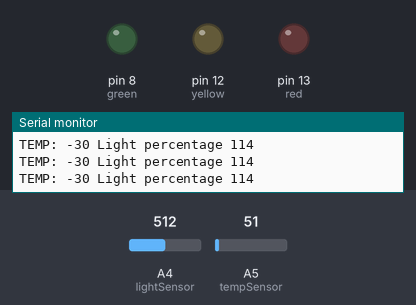
This sketch was run on a simulated Arduino Uno, built with avr-gcc and run on an emulated ATmega328P. Shown: output pins drawn as LEDs (lit = HIGH), the last lines printed to the serial monitor. Inputs (shaded band) come from the test bench; at power-on: A4 (lightSensor) = 512, A5 (tempSensor) = 51.

Above: at 1.2 s.
1.3 s: A4 (lightSensor) set to 463
2.8 s: A4 (lightSensor) set to 444
At 3.8 s:
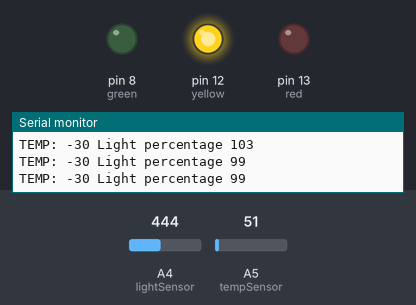
4.5 s: A5 (tempSensor) set to 147
6.0 s: A5 (tempSensor) set to 165
At 6.3 s:
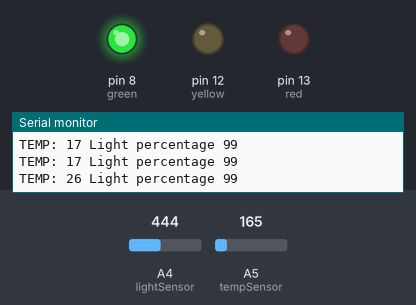
7.5 s: A4 (lightSensor) set to 289
9.0 s: A4 (lightSensor) set to 263
At 10.0 s:
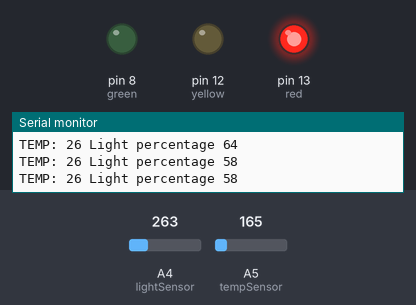
Timing chart, 0 to 11.5 s (numbered marks = the images above; inputs shaded):
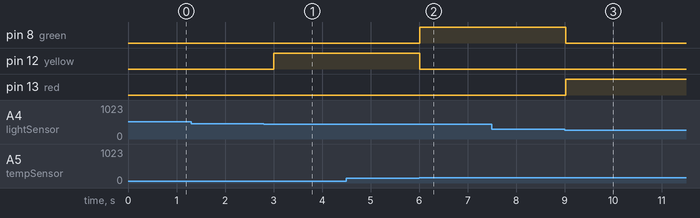

Measured:
- the behaviour switches between 453 and 452 on A4 (lightSensor) (found by bisection; images 0 and 1)
- the behaviour switches between 154 and 155 on A5 (tempSensor) (found by bisection; images 1 and 2)
- the behaviour switches between 275 and 274 on A4 (lightSensor) (found by bisection; images 2 and 3)
- after the input at 2.8 s, pin 12 (yellow): LOW → HIGH after 0.21 s
- after the input at 6.0 s, pin 8 (green): LOW → HIGH at once; pin 12 (yellow): HIGH → LOW at once
- after the input at 9.0 s, pin 8 (green): HIGH → LOW at once; pin 13 (red): LOW → HIGH at once

The sketch:

Ex2Code.ino
```cpp
// (C) Faiza Amjad, Tehreem Asif Group: 11 __ (2024)
// Work package 3
// Exercise 2
// Submission code: 809093 (provided by your TA-s)
// C++ code
// constants
int red= 13; //LED
int yellow= 12; //LED
int green= 8; //LED
int tempSensor = A5; //TEMPsensor
int lightSensor = A4; //TEMPsensor
int celsius= 0; //variable initialised for noting temp
int lightInt= 0; //variable initialising light intensity percentage
int lightPer=0; //initialising light intensity percenatge for comparison

void setup()
{
  pinMode(red, OUTPUT);
  pinMode(yellow, OUTPUT);
  pinMode(green, OUTPUT);
  pinMode(tempSensor, INPUT);//temp sensor as input
  pinMode(lightSensor, INPUT);//light sensor as input
  Serial.begin(9600);
}

void loop()
{
  //(analogRead(tempSensor) - 30) * 3.04: This subtracts 30 from the analog reading to account for any offset
  //and then multiplies the result by 3.04. This step likely adjusts the raw sensor value to a more suitable range
  //for mapping to Celsius temperature values.
  //long map(long x, long in_min, long in_max, long out_min, long out_max); in= input value, out= output values
  //reads temperature
  celsius = map(((analogRead(tempSensor) - 30) * 3.04), 0, 1023, -40, 125);
  //reads light intensity
  //my sensor ranges from 4- 448 so making them within the percentage range
  lightInt= analogRead(lightSensor);//value from sensor
  //percentage of light intensity
  lightPer = map(analogRead(lightSensor), 4, 448, 0, 100);
  Serial.print("TEMP: ");
  Serial.print(celsius);//prints temperature
  Serial.print(" Light percentage ");
  Serial.print(lightPer);//prints light intensity
  Serial.print("\n");


  if(lightPer==0){
    //normal condition 1
    if(celsius<-12 ){turnOnGreen();}
    else{turnOnRed();} //temperature is higher for intensity
  }

  else if(lightPer>=1 && lightPer<=20 ){
    //normal condition 2
    if((celsius>=-12 && celsius<=0)){turnOnGreen();}
    else if(celsius<-12){turnOnYellow();}//too low temp for this intensity
    else{turnOnRed();}//too high temp
  }

  else if(lightPer>=21 && lightPer<=60 ){
    //normal condition 3
    if(celsius>=0 && celsius<=20){turnOnGreen();}
    else if(celsius<0){turnOnYellow();}//too low temp for this intensity
    else{turnOnRed();}//too high temp
  }

  else if(lightPer>=61 && lightPer<=100){
    //normal condition 4
    if((celsius>=21)){turnOnGreen();}
    else{turnOnYellow();}//too low temp for this intensity
  }

  delay(500); // Repeats every 5 millisecond
}

    void turnOnGreen(){
     digitalWrite(red, LOW);//turn off led
     digitalWrite(yellow, LOW);//turn off led
     digitalWrite(green, HIGH);//turn on led
    }

    void turnOnRed(){
    digitalWrite(green, LOW);//turn off led
    digitalWrite(yellow, LOW);//turn off led
    digitalWrite(red, HIGH);//turn on led
    }

    void turnOnYellow(){
     digitalWrite(green, LOW);//turn off led
     digitalWrite(red, LOW);//turn off led
     digitalWrite(yellow, HIGH);//turn on led
    }   
```
